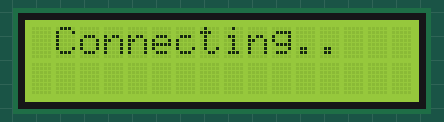
Recording of a program running on a simulated ESP8266 (NodeMCU). Shown: 16×2 character LCD. WiFi joins after 1.5 s; servers stay silent unless stated; the local clock reads 2024-03-15 10:24:30 at power-on unless the program sets it; what the program prints to the serial monitor is not drawn.

Above: at 1.2 s.
At 1.7 s:
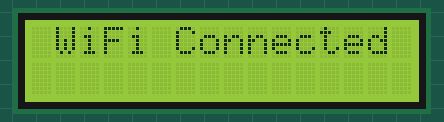
At 2.7 s:
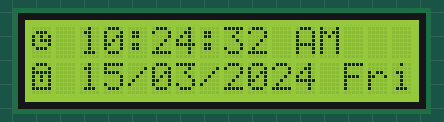
At 10.9 s:
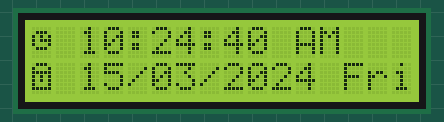
At 20.2 s:
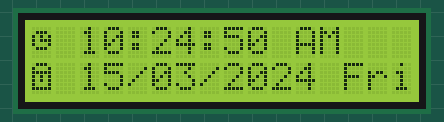
At 38.7 s:
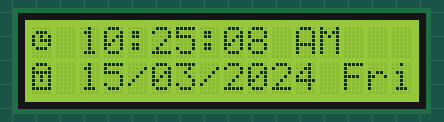

Measured:
- what the display in image 0 shows lasts 0.5 s, from 1.1 s to 1.6 s
- what the display in image 1 shows lasts 1.1 s, from 1.6 s to 2.7 s

The program:

main.cpp
```cpp
// ESP8266 NTP Clock with 16x2 I2C LCD (PlatformIO version)
// The Arduino IDE version is primary - see Code/Clock_Close/code/code.ino.
// Kept feature-identical for those who prefer PlatformIO.
#include <Arduino.h>
#include <Wire.h>
#include <LiquidCrystal_I2C.h>
#include <ESP8266WiFi.h>
#include <time.h>
#include "config.h"

LiquidCrystal_I2C lcd(LCD_I2C_ADDRESS, LCD_COLUMNS, LCD_ROWS);

const char *weekDays[] = {"Sun", "Mon", "Tue", "Wed", "Thu", "Fri", "Sat"};

byte clockIcon[8] = {
    0b00000,
    0b01110,
    0b10101,
    0b10111,
    0b10001,
    0b01110,
    0b00000,
    0b00000};

byte calendarIcon[8] = {
    0b01110,
    0b10001,
    0b11111,
    0b10101,
    0b10101,
    0b10001,
    0b11111,
    0b00000};

void connectWiFi() {
    WiFi.mode(WIFI_STA);
    WiFi.begin(WIFI_SSID, WIFI_PASSWORD);

    lcd.clear();
    lcd.setCursor(0, 0);
    lcd.print(" Connecting...");

    uint8_t dots = 0;
    while (WiFi.status() != WL_CONNECTED) {
        delay(500);
        lcd.setCursor(13, 0);
        lcd.print(dots % 2 == 0 ? "." : " ");
        dots++;
        Serial.print(".");
    }

    Serial.println("\nWiFi connected: " + WiFi.localIP().toString());
    lcd.clear();
    lcd.setCursor(0, 0);
    lcd.print(" WiFi Connected");
    delay(1000);
    lcd.clear();
}

void syncTime() {
    configTime(TIMEZONE_OFFSET_SEC, DST_OFFSET_SEC, NTP_SERVER_1, NTP_SERVER_2);

    lcd.setCursor(0, 0);
    lcd.print(" Syncing time...");

    // Epoch stays small until SNTP actually sets the clock; wait for a sane value.
    time_t now = time(nullptr);
    while (now < 8 * 3600 * 2) {
        delay(200);
        now = time(nullptr);
    }

    Serial.println("Time synced");
    lcd.clear();
}

void setup() {
    Serial.begin(115200);
    Wire.begin(SDA_PIN, SCL_PIN);

    lcd.init();
    lcd.backlight();
    // Custom char index 0 is avoided: its byte value (0x00) doubles as the
    // C-string null terminator, which would make lcd.print() see an empty string.
    lcd.createChar(1, clockIcon);
    lcd.createChar(2, calendarIcon);

    connectWiFi();
    syncTime();
}

void loop() {
    if (WiFi.status() != WL_CONNECTED) {
        connectWiFi();
    }

    time_t now = time(nullptr);
    struct tm *t = localtime(&now);

    char line1[20];
#if USE_24HR_FORMAT
    snprintf(line1, sizeof(line1), "\x01 %02d:%02d:%02d    ", t->tm_hour, t->tm_min, t->tm_sec);
#else
    const char *ampm = (t->tm_hour >= 12) ? "PM" : "AM";
    int hour12 = t->tm_hour % 12;
    if (hour12 == 0) hour12 = 12;
    snprintf(line1, sizeof(line1), "\x01 %02d:%02d:%02d %s", hour12, t->tm_min, t->tm_sec, ampm);
#endif
    lcd.setCursor(0, 0);
    lcd.print(line1);

    char line2[20];
    snprintf(line2, sizeof(line2), "\x02 %02d/%02d/%04d %s",
             t->tm_mday, t->tm_mon + 1, t->tm_year + 1900, weekDays[t->tm_wday]);
    lcd.setCursor(0, 1);
    lcd.print(line2);

    delay(1000);
}
```

config.h
```cpp
#pragma once

// ================= WiFi =================
#define WIFI_SSID     "your_SSID"
#define WIFI_PASSWORD "your_PASSWORD"

// ================= I2C Pins =================
// Wired as: SDA -> D6 (GPIO12), SCL -> D5 (GPIO14)
#define SDA_PIN D6
#define SCL_PIN D5

// ================= LCD =================
#define LCD_I2C_ADDRESS 0x27   // run the I2C scanner sketch if the display stays blank; try 0x3F
#define LCD_COLUMNS     16
#define LCD_ROWS        2

// ================= Time Format =================
// 1 = 24-hour clock   (13:45:02)
// 0 = 12-hour clock   (01:45:02 PM)
#define USE_24HR_FORMAT 0

// ================= Timezone =================
// Pick ONE offset below (seconds from UTC) and set the matching DST offset.
// Region                      UTC Offset   TIMEZONE_OFFSET_SEC   DST_OFFSET_SEC
// India (IST)                 UTC+5:30     19800                 0 (no DST)
// UK (GMT/BST)                UTC+0        0                     3600 (Mar-Oct)
// Central Europe (CET/CEST)   UTC+1        3600                  3600 (Mar-Oct)
// USA Eastern (EST/EDT)       UTC-5        -18000                3600 (Mar-Nov)
// USA Central (CST/CDT)       UTC-6        -21600                3600 (Mar-Nov)
// USA Pacific (PST/PDT)       UTC-8        -28800                3600 (Mar-Nov)
// UAE (GST)                   UTC+4        14400                 0 (no DST)
// Singapore (SGT)             UTC+8        28800                 0 (no DST)
// Japan (JST)                 UTC+9        32400                 0 (no DST)
// Australia East (AEST/AEDT)  UTC+10       36000                 3600 (Oct-Apr)
#define TIMEZONE_OFFSET_SEC 19800
#define DST_OFFSET_SEC      0

// ================= NTP =================
#define NTP_SERVER_1 "pool.ntp.org"
#define NTP_SERVER_2 "in.pool.ntp.org"
```
